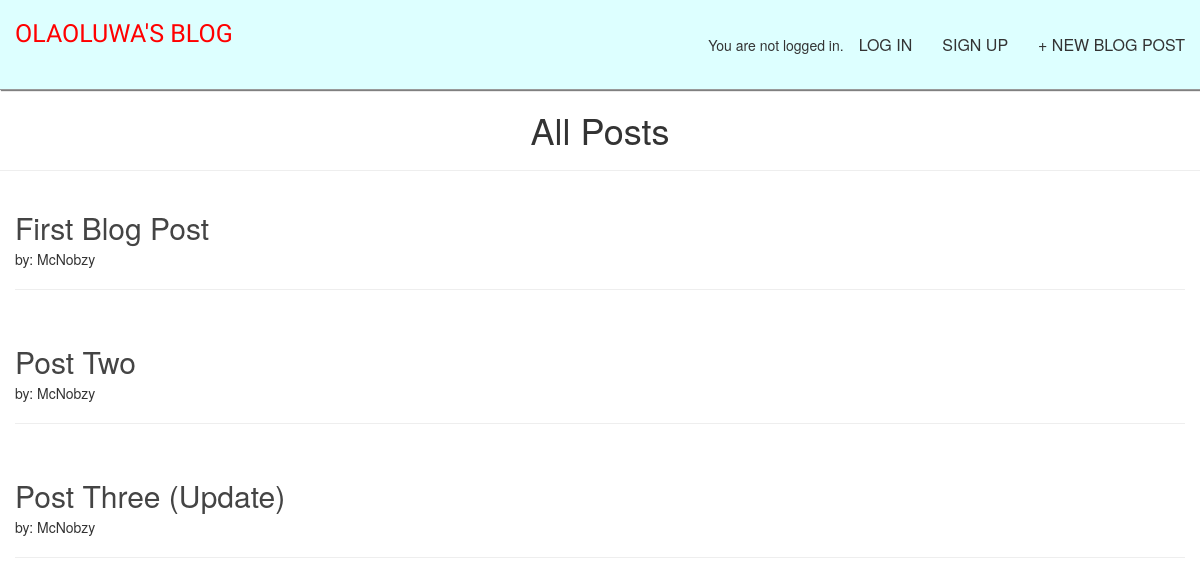
Before: / with the older database file.
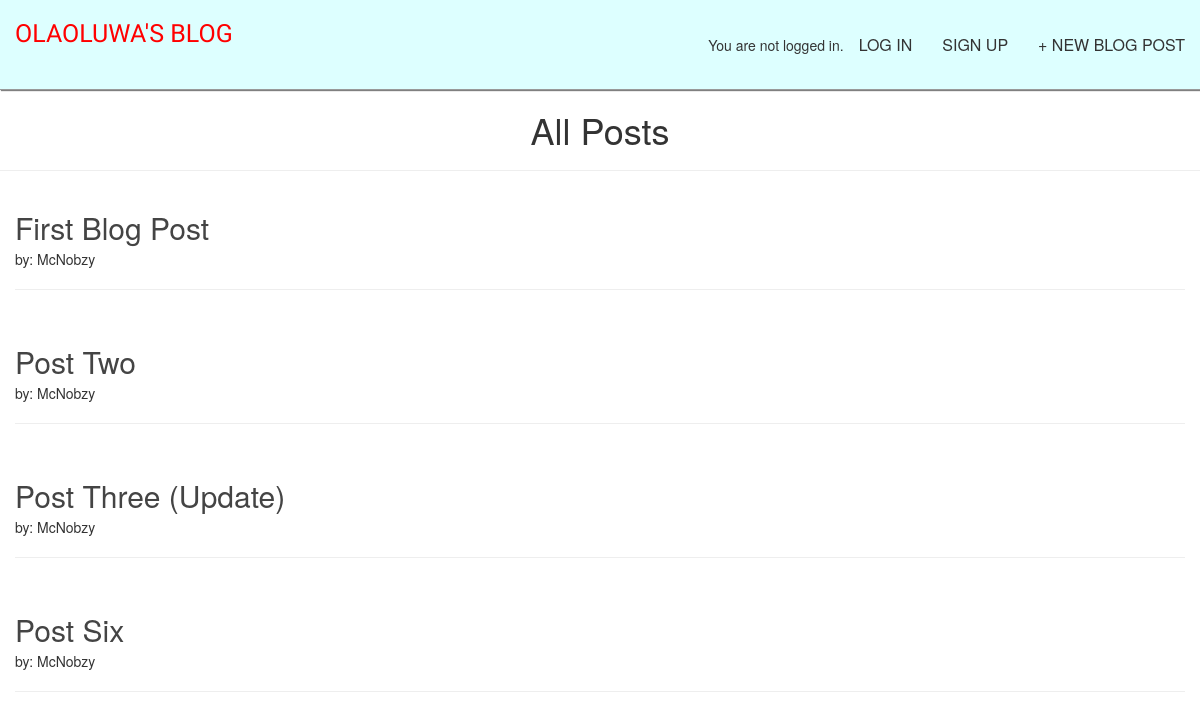
After: the same page with the newer database file.
### blog/models.py (models this page shows, shortened)
class Post(models.Model):
    title = models.CharField(max_length=200)
    author = models.ForeignKey(
        'auth.User',
        on_delete=models.CASCADE,
    )
    body = models.TextField()

### blog/views.py (the view)
# urls.py: path('', BlogListView.as_view(), name='home'),
class BlogListView(ListView):
    model = Post
    template_name = 'home.html'

### templates/home.html
{% extends 'base.html' %}
{% block content %}
<div><h1 class="text-center">All Posts</h1>
<hr>
</div>
  {% for post in object_list %}
    <div class="post-entry">
      <h2><a href="{% url 'post_detail' post.pk %}">{{ post.title }}</a></h2>
      <p>by: {{ post.author }}</p>
      <hr>
    </div>
  {% endfor %}
{% endblock content %}

### templates/base.html (shortened to what this page needs)
{% load static %}
<html>
  <head>
    <link rel="stylesheet" href="{% static 'css/base.css' %}">
	<link rel="stylesheet" href="https://maxcdn.bootstrapcdn.com/bootstrap/3.3.7/css/bootstrap.min.css">
  </head>
  <body>
    <header>
      <div class="nav-left">
        <h1><a id="blogTitle" href="{% url 'home' %}">Olaoluwa's blog</a></h1>
      </div>
      <div class="nav-right">
        {% if user.is_authenticated %}
        <a>Hi {{ user.username }}!</a>
        <p><a href="{% url 'logout' %}">Log out</a></p>
        {% else %}
        <p>You are not logged in.</p>
        <a href="{% url 'login' %}">Log In</a>
        <a href="{% url 'signup' %}">Sign up</a>
        {% endif %}
        <a href="{% url 'post_new' %}">+ New Blog Post</a>
      </div>
    </header>
    <div>
      {% block content %}
      {% endblock content %}
    </div>
  </body>
</html>

### static/css/base.css (style rules this page uses)
#blogTitle { font-size: 25px; }
body { font-family: 'Quicksand', sans-serif; background-color: #eff; }
header { border-bottom: 1px solid #999; display: flex; box-shadow: 1px 1px 1px 0px grey; background-color: #dff; height:90px; line-height: 90px; }
header a { text-transform:uppercase; font-size: 16px; color: #333; }
header h1 a { color: red; text-decoration: none; font-family: Quicksand; }
header a { margin-left: 15px; margin-right: 15px; }
.nav-left { margin-right: auto; float:left; }
.nav-right { display: flex; float:right; }
.post-entry { padding: 15px; }
.post-entry h2 { margin: 0.5rem 0; }
.post-entry h2 a, .post-entry h2 a:visited { color: #444; text-decoration: none; }
.post-entry p { margin: 0; font-weight: 400; }

Changed rows visible on the page:
added Post: title "Post Six", author "McNobzy"
